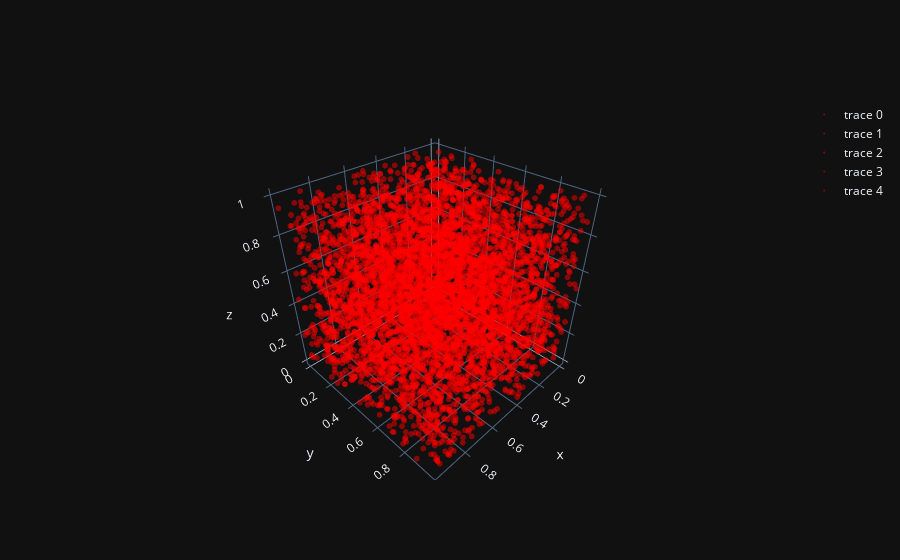

Notebook code cell kept with this figure:
### Markdown cell above
The figure above shows the cube decomposed into five tets. One of the tets has been drawn separately away from the others. There are two kinds of tets here. Four of them are identical and irregular and have faces made from three half-faces of the cube. These are the ones on the *outside*. The fifth one is a regular tetrahedronin the middle of the cube. Its faces are covered up by the other tets. This fifth tet is drawn separately above. It fits in the gap between the 4 identical tets. This can be unexpectedly tricky to visualize but it does feel great when it "clicks". The volume of this middle tet happens to be twice the volume of the 4 other tets. This needs to be taken into account when we generate the samples.

We will generate 1000 samples in each of the smaller tets and 2000 samples in the big one for a total of 6000 samples. We will use the `simpsRUS` function we defined earlier.

### Code cell
# handle the fifth tet separately
Tpts=[]
fig=go.Figure()
N=1000
for tet in [tet1,tet2,tet3,tet4]:
    pts=simpsRUS(tet,N)
    Tpts.append(pts)
    fig.add_trace(go.Scatter3d(x=pts[:,0], y=pts[:,1], z=pts[:,2],
     mode='markers', marker=dict(size=2, color='red', opacity=0.5)))

pts=simpsRUS(tet5,2*N)
Tpts.append(pts)
Tpts=np.vstack(Tpts)# stack the points from all the tetrahedra
fig.add_trace(go.Scatter3d(x=pts[:,0], y=pts[:,1], z=pts[:,2],
 mode='markers', marker=dict(size=2, color='red', opacity=0.5)))
fig.show()

### Figure 1 — Plotly figure (JSON) as saved in the notebook; plotly's stock layout.template omitted (floating-point values rounded to 4 significant figures; data arrays with more than 128 entries replaced by an {"elided": "..."} marker saying what was removed)
{"data": [{"marker": {"color": "red", "opacity": 0.5, "size": 2}, "mode": "markers", "type": "scatter3d", "x": {"elided": "1000 float values"}, "y": {"elided": "1000 float values"}, "z": {"elided": "1000 float values"}}, {"marker": {"color": "red", "opacity": 0.5, "size": 2}, "mode": "markers", "type": "scatter3d", "x": {"elided": "1000 float values"}, "y": {"elided": "1000 float values"}, "z": {"elided": "1000 float values"}}, {"marker": {"color": "red", "opacity": 0.5, "size": 2}, "mode": "markers", "type": "scatter3d", "x": {"elided": "1000 float values"}, "y": {"elided": "1000 float values"}, "z": {"elided": "1000 float values"}}, {"marker": {"color": "red", "opacity": 0.5, "size": 2}, "mode": "markers", "type": "scatter3d", "x": {"elided": "1000 float values"}, "y": {"elided": "1000 float values"}, "z": {"elided": "1000 float values"}}, {"marker": {"color": "red", "opacity": 0.5, "size": 2}, "mode": "markers", "type": "scatter3d", "x": {"elided": "2000 float values"}, "y": {"elided": "2000 float values"}, "z": {"elided": "2000 float values"}}], "layout": {}}
